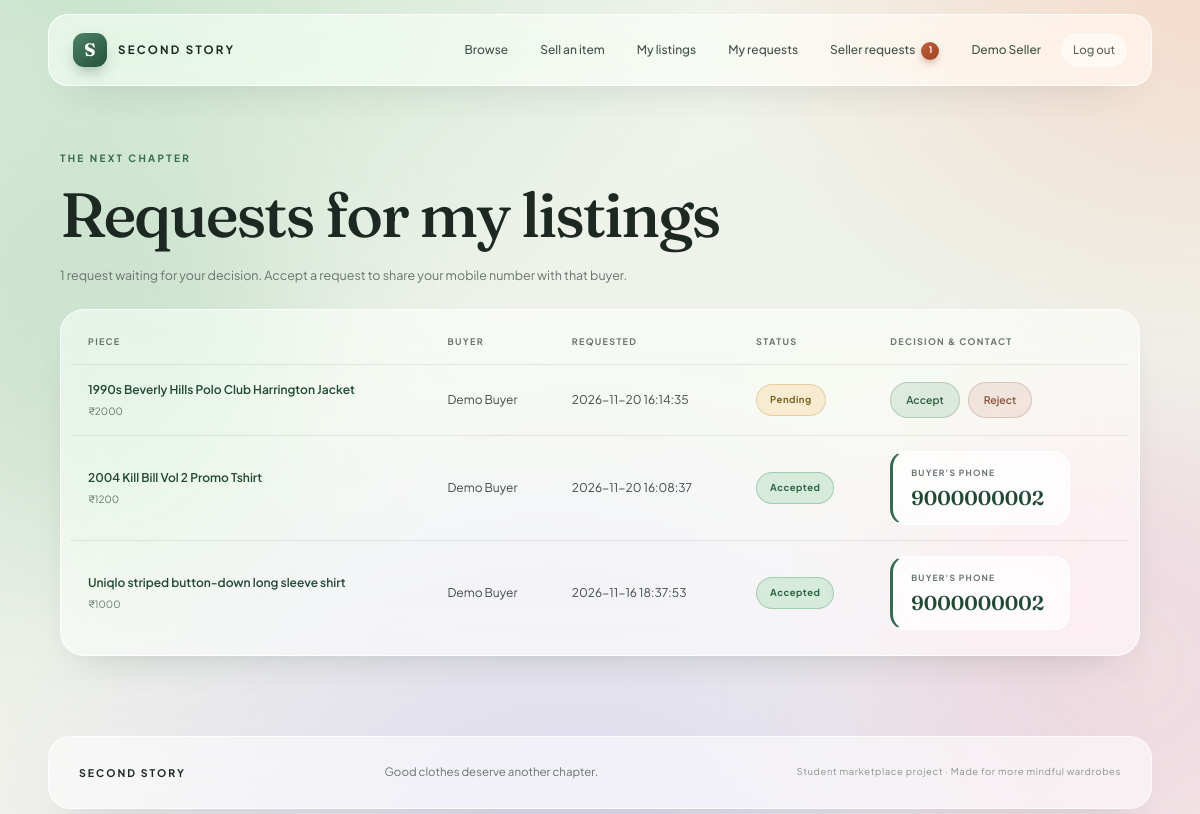
Page /seller-requests (signed in) on the committed database.
### tables this page shows
CREATE TABLE users (
 id INTEGER PRIMARY KEY AUTOINCREMENT, name TEXT NOT NULL, email TEXT NOT NULL UNIQUE,
 phone TEXT NOT NULL, password TEXT NOT NULL, role TEXT NOT NULL DEFAULT 'user'
 CHECK(role IN ('user','admin')), created_at TEXT NOT NULL DEFAULT CURRENT_TIMESTAMP
);

CREATE TABLE purchase_requests (
 id INTEGER PRIMARY KEY AUTOINCREMENT,
 buyer_id INTEGER NOT NULL REFERENCES users(id) ON DELETE CASCADE,
 seller_id INTEGER NOT NULL REFERENCES users(id) ON DELETE CASCADE,
 clothing_id INTEGER NOT NULL REFERENCES clothing(id) ON DELETE CASCADE,
 status TEXT NOT NULL DEFAULT 'pending' CHECK(status IN ('pending','accepted','rejected')),
 request_date TEXT NOT NULL DEFAULT CURRENT_TIMESTAMP
);

CREATE TABLE clothing (
 id INTEGER PRIMARY KEY AUTOINCREMENT,
 seller_id INTEGER NOT NULL REFERENCES users(id) ON DELETE CASCADE,
 name TEXT NOT NULL, category TEXT NOT NULL, brand TEXT NOT NULL, size TEXT NOT NULL,
 condition TEXT NOT NULL, price REAL NOT NULL CHECK(price >= 0), description TEXT NOT NULL,
 image TEXT NOT NULL DEFAULT '', status TEXT NOT NULL DEFAULT 'available'
 CHECK(status IN ('available','sold')),
 created_at TEXT NOT NULL DEFAULT CURRENT_TIMESTAMP,
 updated_at TEXT NOT NULL DEFAULT CURRENT_TIMESTAMP
);

### app.py (the view)
@app.route("/seller-requests")
@login_required
def seller_requests():
    rows = g.db.execute("SELECT r.*,c.name item_name,c.image,c.price,u.name buyer_name,u.phone buyer_phone FROM purchase_requests r JOIN clothing c ON c.id=r.clothing_id JOIN users u ON u.id=r.buyer_id WHERE r.seller_id=? ORDER BY (r.status='pending') DESC,r.request_date DESC", (current_user()["id"],)).fetchall()
    pending_count = sum(1 for row in rows if row["status"] == "pending")
    return render_template("requests.html", rows=rows, title="Requests for my listings", seller_view=True,
                           pending_count=pending_count)

### app.py (called while the page is built)
def connect_db():
    db = sqlite3.connect(app.config["DATABASE"])
    db.row_factory = sqlite3.Row
    db.execute("PRAGMA foreign_keys = ON")
    return db

@app.before_request
def before_request():
    g.db = connect_db()
    if "csrf_token" not in session:
        session["csrf_token"] = secrets.token_urlsafe(32)

@app.teardown_request
def teardown_request(error=None):
    db = g.pop("db", None)
    if db is not None:
        db.close()

@app.context_processor
def inject_globals():
    user = current_user()
    pending_requests = 0
    if user:
        pending_requests = g.db.execute(
            "SELECT COUNT(*) FROM purchase_requests WHERE seller_id=? AND status='pending'",
            (user["id"],)).fetchone()[0]
    return {"current_user": user, "csrf_token": session.get("csrf_token"),
            "categories": CATEGORIES, "sizes": SIZES, "conditions": CONDITIONS,
            "pending_seller_requests": pending_requests}

def current_user():
    user_id = session.get("user_id")
    return g.db.execute("SELECT id,name,email,phone,role,created_at FROM users WHERE id=?", (user_id,)).fetchone() if user_id else None

def login_required(fn):
    @wraps(fn)
    def wrapped(*args, **kwargs):
        if not current_user():
            flash("Please log in to continue.", "error")
            return redirect(url_for("login", next=request.path))
        return fn(*args, **kwargs)
    return wrapped

@app.before_request
def verify_csrf():
    if request.method == "POST":
        sent = request.form.get("csrf_token", "")
        if not sent or not secrets.compare_digest(sent, session.get("csrf_token", "")):
            abort(400, "The form expired. Please go back, refresh, and try again.")

### templates/requests.html (shortened to what this page needs)
{% extends 'base.html' %}
{% block content %}
<section class="page-intro">
  <p class="eyebrow">THE NEXT CHAPTER</p>
  <h1>{{ title }}</h1>
  {% if seller_view and pending_count %}
    <p class="intro-note">{{ pending_count }} request{{ 's' if pending_count != 1 }} waiting for your decision. Accept a request to share your mobile number with that buyer.</p>
  {% elif not seller_view %}
    <p class="intro-note">When a seller accepts your request, their mobile number appears here.</p>
  {% endif %}
</section>
{% if rows %}
<div class="table-wrap">
  <table>
    <thead>
      <tr>
        <th>Piece</th>
        <th>{{ 'Buyer' if seller_view else 'Seller' }}</th>
        <th>Requested</th>
        <th>Status</th>
        <th>{{ 'Decision & contact' if seller_view else 'Contact' }}</th>
      </tr>
    </thead>
    <tbody>
      {% for row in rows %}
      <tr>
        <td><a href="{{ url_for('details', item_id=row.clothing_id) }}">{{ row.item_name }}</a><small>₹{{ '%.0f'|format(row.price) }}</small></td>
        <td>{{ row.buyer_name if seller_view else row.seller_name }}</td>
        <td>{{ row.request_date }}</td>
        <td><span class="status {{ row.status }}">{{ row.status }}</span></td>
        <td>
          {% if row.status == 'pending' %}
            {% if seller_view %}
              <div class="decision-buttons">
                {% for action in ['accept', 'reject'] %}
                <form method="post" action="{{ url_for('decide_request', request_id=row.id, action=action) }}">
                  <button class="{{ action }}">{{ action|capitalize }}</button>
                </form>
                {% endfor %}
              </div>
            {% else %}
              <span class="contact-hint">Waiting for the seller to confirm.</span>
            {% endif %}
          {% elif row.status == 'accepted' %}
            <div class="contact-box">
              <span>{{ "Buyer's phone" if seller_view else (row.seller_name ~ "'s phone") }}</span>
              <a href="tel:{{ row.buyer_phone if seller_view else row.seller_phone }}">{{ row.buyer_phone if seller_view else row.seller_phone }}</a>
            </div>
          {% else %}
            <span class="contact-hint">Request declined.</span>
          {% endif %}
        </td>
      </tr>
      {% endfor %}
    </tbody>
  </table>
</div>
{% else %}
<div class="empty-state">
  <span>↗</span>
  <h3>No requests just yet.</h3>
  <p>{% if seller_view %}When a buyer asks about your listing, it will appear here.{% else %}Request a piece you like and track its progress here.{% endif %}</p>
</div>
{% endif %}
{% endblock %}

### templates/base.html (shortened to what this page needs)
<!doctype html>
<html lang="en">
<head>
  <link rel="stylesheet" href="{{ url_for('static', filename='css/style.css') }}">
</head>
<body>
<header class="site-header"><a class="brand" href="{{ url_for('index') }}"><span class="brand-mark">S</span> SECOND STORY</a>
<nav aria-label="Main navigation"><a href="{{ url_for('browse') }}">Browse</a>
{% if current_user %}<a href="{{ url_for('add_clothing') }}">Sell an item</a><a href="{{ url_for('my_listings') }}">My listings</a><a href="{{ url_for('my_requests') }}">My requests</a><a href="{{ url_for('seller_requests') }}">Seller requests{% if pending_seller_requests %}<span class="nav-badge" title="Pending buyer requests">{{ pending_seller_requests }}</span>{% endif %}</a><a href="{{ url_for('profile') }}">{{ current_user.name }}</a>
<form class="nav-form" action="{{ url_for('logout') }}" method="post"><input type="hidden" name="csrf_token" value="{{ csrf_token }}"><button class="nav-logout">Log out</button></form>
{% else %}<a href="{{ url_for('login') }}">Log in</a><a class="nav-cta" href="{{ url_for('register') }}">Join us</a>{% endif %}</nav></header>
<main>
{% block content %}{% endblock %}</main>
<footer class="site-footer"><a class="brand" href="{{ url_for('index') }}">SECOND STORY</a><p>Good clothes deserve another chapter.</p><span>Student marketplace project · Made for more mindful wardrobes</span></footer>
</body></html>

### rows in the picture
users: name "Demo Seller"
purchase_requests: item_name "1990s Beverly Hills Polo Club Harrington Jacket", name "Demo Buyer", request_date "2026-11-20 16:14:35", status "Pending", action "Accept" "Reject"
clothing: price "2000"
purchase_requests: item_name "2004 Kill Bill Vol 2 Promo Tshirt", name "Demo Buyer", request_date "2026-11-20 16:08:37", status "Accepted", seller_name "BUYER'S PHONE", phone "9000000002"
clothing: price "1200"
purchase_requests: item_name "Uniqlo striped button-down long sleeve shirt", name "Demo Buyer", request_date "2026-11-16 18:37:53", status "Accepted", seller_name "BUYER'S PHONE", phone "9000000002"
clothing: price "1000"

### other values in the picture
{{ pending_seller_requests }} "1"
{{ title }} "Requests for my listings"
{{ pending_count }} "1"
{{ 'Buyer' if seller_view else 'Seller' }} "BUYER"
{{ 'Decision & contact' if seller_view else 'Contact' }} "DECISION & CONTACT"
